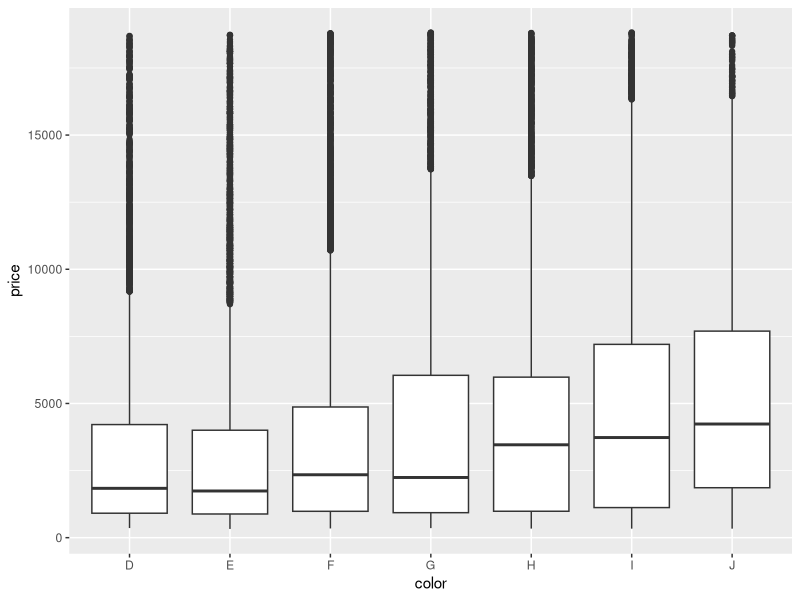
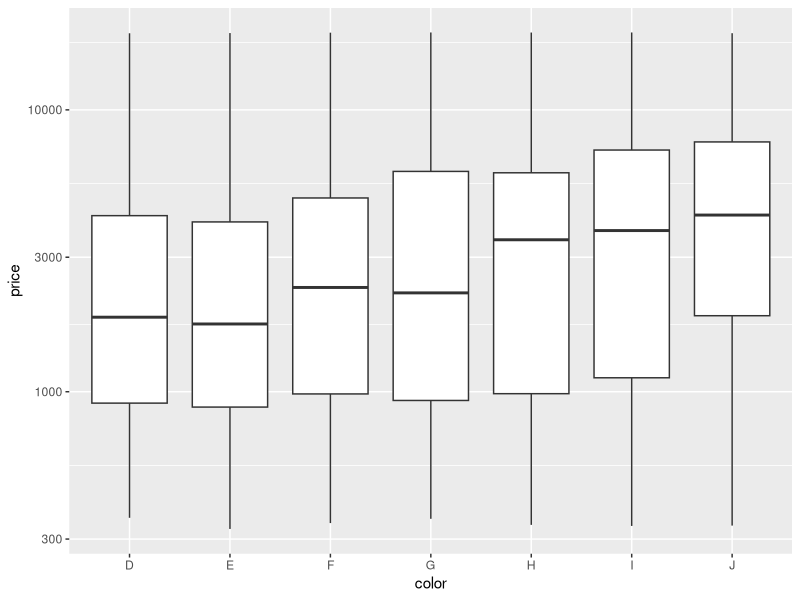
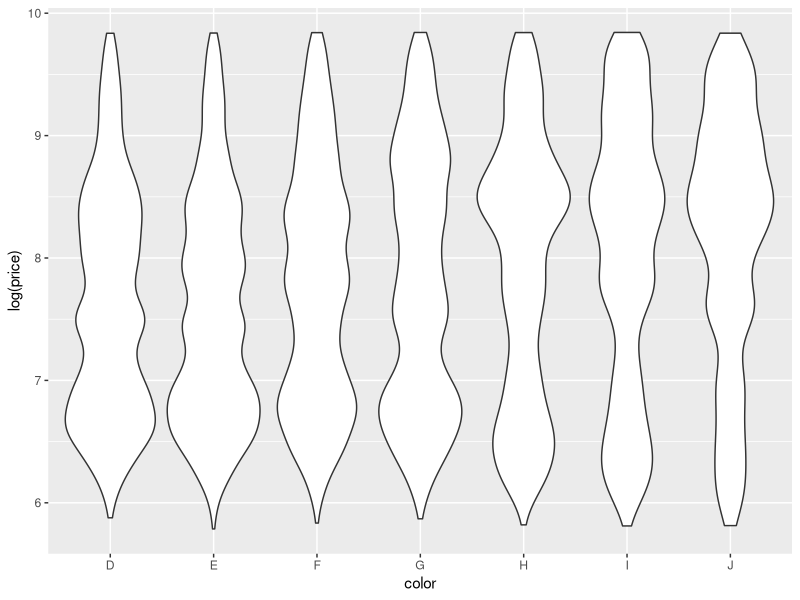
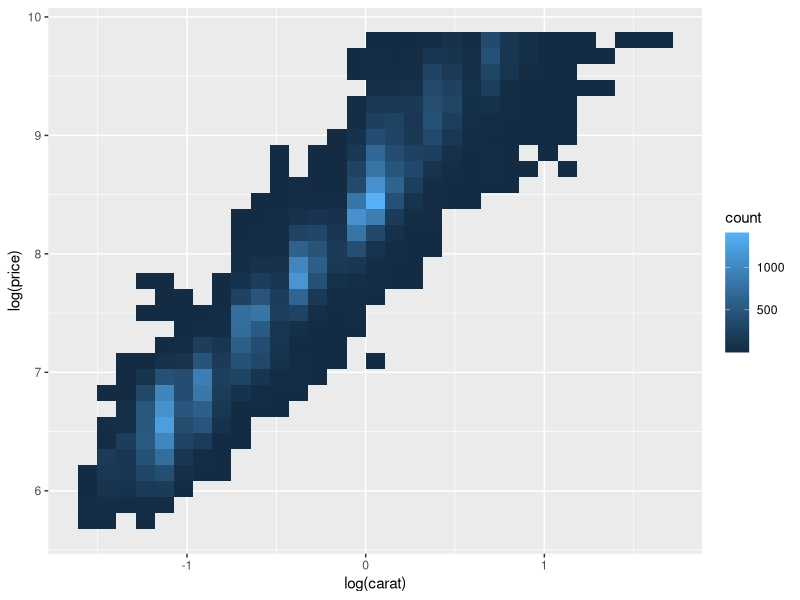
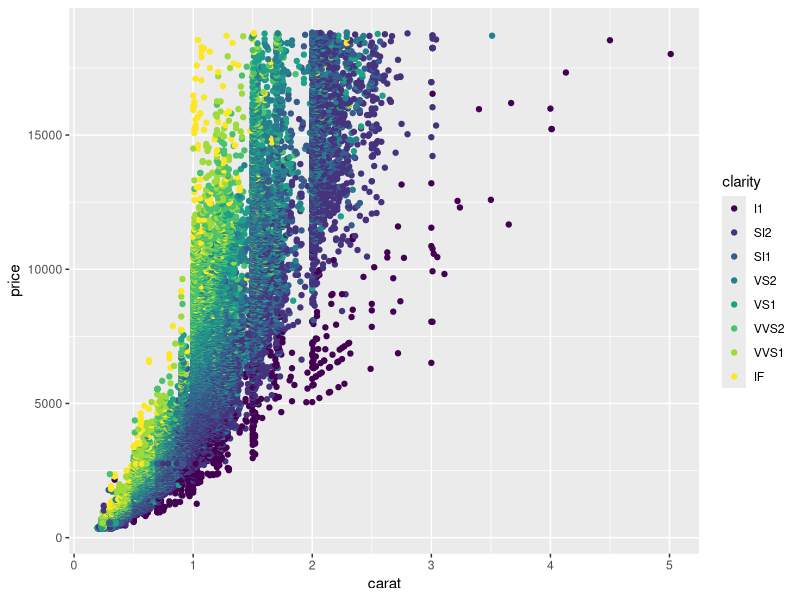
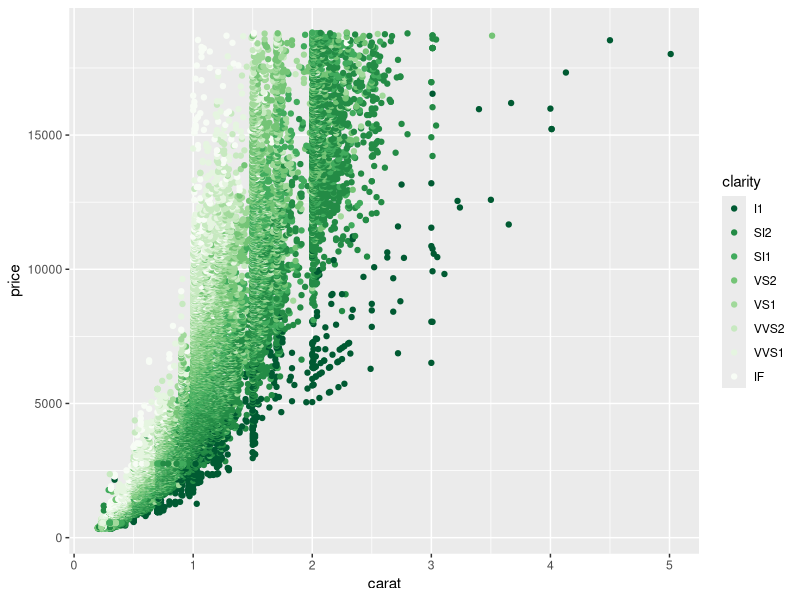

The R script that drew these images, in order: (Note: this script raises an error after producing the figures.)
# Exercise 2: advanced ggplot2 practice

# Install and load the `ggplot2` package
#install.packages('ggplot2')
library("ggplot2")

# For this exercise you will again be working with the `diamonds` data set.
# Use `?diamonds` to review details about this data set
?diamonds

## Position Adjustments

# Draw a column (bar) chart of diamonds cuts by price, with each bar filled by 
# clarity. You should see a _stacked_ bar chart.


# Draw the same chart again, but with each element positioned to "fill" the y axis


# Draw the same chart again, but with each element positioned to "dodge" each other


# Draw a plot with point geometry with the x-position mapped to `cut` and the 
# y-position mapped to `clarity`
# This creates a "grid" grouping the points


# Use the "jitter" position adjustment to keep the points from all overlapping!
# (This works a little better with a sample of diamond data, such as from the 
# previous exercise).



## Scales

# Draw a "boxplot" (with `geom_boxplot`) for the diamond's price (y) by color (x)
ggplot(diamonds, mapping = aes(x=color, y=price))+
    geom_boxplot()

# This has a lot of outliers, making it harder to read. To fix this, draw the 
# same plot but with a _logarithmic_ scale for the y axis.
ggplot(diamonds, mapping = aes(x=color, y=price))+
    geom_boxplot()+
    scale_y_log10()
# For another version, draw the same plot but with `violin` geometry instead of 
# `boxplot` geometry!
# How does the logarithmic scale change the data presentation?
ggplot(diamonds, mapping = aes(x=color, y=log(price)))+
    geom_violin()

# Another interesting plot: draw a plot of the diamonds price (y) by carat (x), 
# using a heatmap of 2d bins (geom_bin2d)
# What happens when you make the x and y channels scale logarithmically?
ggplot(diamonds, mapping = aes(x=log(carat), y=log(price)))+
    geom_bin2d()

# Draw a scatter plot for the diamonds price (y) by carat (x). Color each point
# by the clarity (Remember, this will take a while. Use a sample of the diamonds 
# for faster results)
ggplot(diamonds)+
    geom_point(mapping = aes(x=carat, y=price, color = clarity))

# Change the color of the previous plot using a ColorBrewer scale of your choice. 
# What looks nice?
ggplot(diamonds)+
    geom_point(mapping = aes(x=carat, y=price, color = clarity))+
    scale_color_brewer(palette = "purples", direction = -1)


## Coordinate Systems

# Draw a bar chart with x-position and fill color BOTH mapped to cut
# For best results, SET the `width` of the geometry to be 1 (fill plot, no space
# between)
# TIP: You can save the plot to a variable for easier modifications


# Draw the same chart, but with the coordinate system flipped


# Draw the same chart, but in a polar coordinate system. It's a Coxcomb chart!



## Facets

# Take the scatter plot of price by carat data (colored by clarity) and add 
# _facets_ based on the diamond's `color`
ggplot(data = diamond_sample)+
    geom_point(mapping = aes(x=carat, y= price, color=clarity))+
    facet_wrap(~clarity)



## Saving Plots

# Use the `ggsave()` function to save the current (recent) plot to disk.
# Name the output file "my-plot.png".
# Make sure you've set the working directory!!

